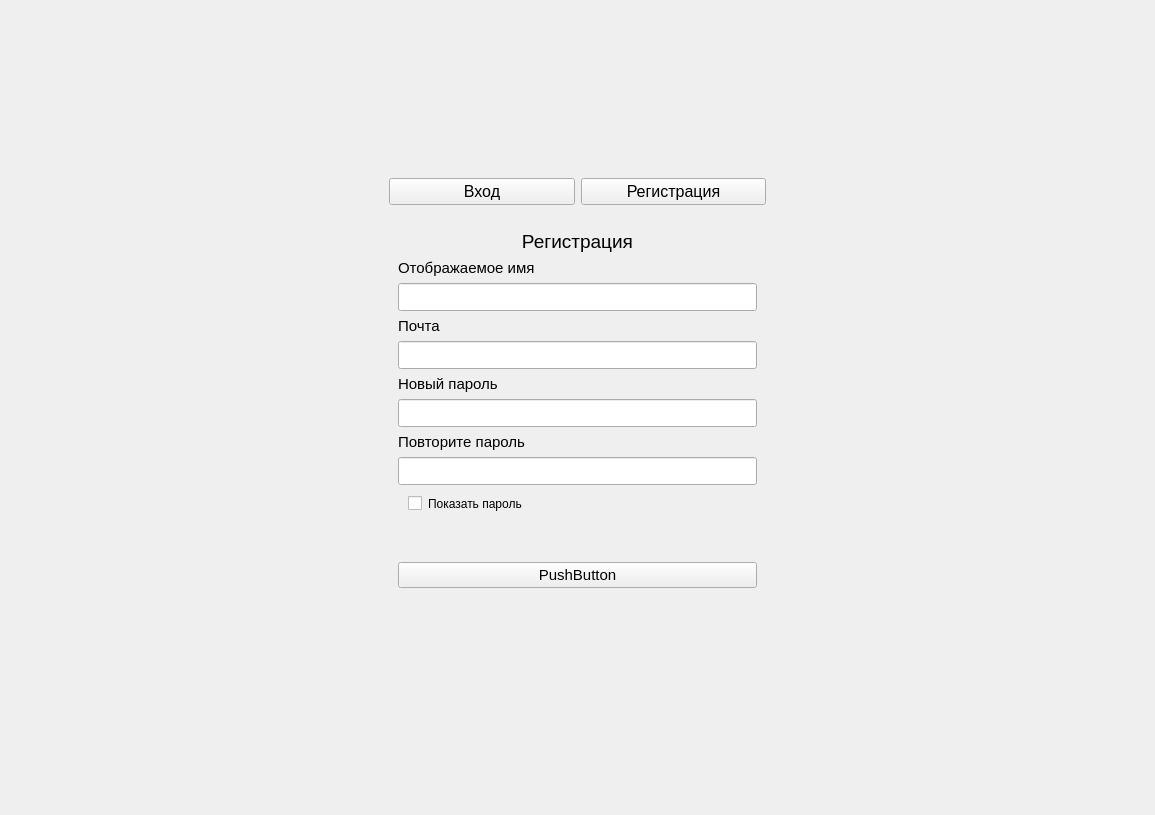
<?xml version="1.0" encoding="UTF-8"?>
<ui version="4.0">
 <class>page_load_dataset</class>
 <widget class="QWidget" name="page_load_dataset">
  <property name="geometry">
   <rect>
    <x>0</x>
    <y>0</y>
    <width>1155</width>
    <height>815</height>
   </rect>
  </property>
  <property name="windowTitle">
   <string>Главная страница</string>
  </property>
  <layout class="QVBoxLayout" name="page_main_layout">
   <item>
    <layout class="QHBoxLayout" name="horizontalLayout_2">
     <item>
      <spacer name="horizontalSpacer_2">
       <property name="orientation">
        <enum>Qt::Horizontal</enum>
       </property>
       <property name="sizeHint" stdset="0">
        <size>
         <width>40</width>
         <height>20</height>
        </size>
       </property>
      </spacer>
     </item>
     <item>
      <layout class="QVBoxLayout" name="verticalLayout_6">
       <item>
        <spacer name="verticalSpacer_4">
         <property name="orientation">
          <enum>Qt::Vertical</enum>
         </property>
         <property name="sizeHint" stdset="0">
          <size>
           <width>20</width>
           <height>40</height>
          </size>
         </property>
        </spacer>
       </item>
       <item>
        <layout class="QHBoxLayout" name="horizontalLayout">
         <item>
          <widget class="QPushButton" name="button_choose_login">
           <property name="font">
            <font>
             <pointsize>12</pointsize>
            </font>
           </property>
           <property name="text">
            <string>Вход</string>
           </property>
          </widget>
         </item>
         <item>
          <widget class="QPushButton" name="button_choose_register">
           <property name="font">
            <font>
             <pointsize>12</pointsize>
            </font>
           </property>
           <property name="text">
            <string>Регистрация</string>
           </property>
          </widget>
         </item>
        </layout>
       </item>
       <item>
        <spacer name="verticalSpacer_2">
         <property name="orientation">
          <enum>Qt::Vertical</enum>
         </property>
         <property name="sizeType">
          <enum>QSizePolicy::Fixed</enum>
         </property>
         <property name="sizeHint" stdset="0">
          <size>
           <width>20</width>
           <height>10</height>
          </size>
         </property>
        </spacer>
       </item>
       <item>
        <widget class="QStackedWidget" name="stackedWidget">
         <property name="currentIndex">
          <number>1</number>
         </property>
         <widget class="QWidget" name="login_page">
          <layout class="QVBoxLayout" name="verticalLayout">
           <item>
            <widget class="QLabel" name="label">
             <property name="font">
              <font>
               <pointsize>14</pointsize>
              </font>
             </property>
             <property name="text">
              <string>Авторизация</string>
             </property>
             <property name="alignment">
              <set>Qt::AlignCenter</set>
             </property>
            </widget>
           </item>
           <item>
            <widget class="QLabel" name="label_2">
             <property name="font">
              <font>
               <pointsize>11</pointsize>
              </font>
             </property>
             <property name="text">
              <string>Почта пользователя</string>
             </property>
            </widget>
           </item>
           <item>
            <widget class="QLineEdit" name="lineEdit">
             <property name="font">
              <font>
               <pointsize>11</pointsize>
              </font>
             </property>
             <property name="styleSheet">
              <string notr="true">QLineEdit {
	padding: 3px 5px;
}</string>
             </property>
            </widget>
           </item>
           <item>
            <widget class="QLabel" name="label_3">
             <property name="font">
              <font>
               <pointsize>11</pointsize>
              </font>
             </property>
             <property name="text">
              <string>Пароль</string>
             </property>
            </widget>
           </item>
           <item>
            <widget class="QLineEdit" name="lineEdit_2">
             <property name="font">
              <font>
               <pointsize>11</pointsize>
              </font>
             </property>
             <property name="styleSheet">
              <string notr="true">QLineEdit {
	padding: 3px 5px;
}</string>
             </property>
            </widget>
           </item>
           <item>
            <widget class="QCheckBox" name="check_login_password">
             <property name="styleSheet">
              <string notr="true">QCheckBox {
	margin: 5px 10px;
}</string>
             </property>
             <property name="text">
              <string>Показать пароль</string>
             </property>
            </widget>
           </item>
           <item>
            <spacer name="verticalSpacer_3">
             <property name="orientation">
              <enum>Qt::Vertical</enum>
             </property>
             <property name="sizeHint" stdset="0">
              <size>
               <width>20</width>
               <height>20</height>
              </size>
             </property>
            </spacer>
           </item>
           <item>
            <widget class="QPushButton" name="button_log_in">
             <property name="font">
              <font>
               <pointsize>11</pointsize>
              </font>
             </property>
             <property name="text">
              <string>Войти</string>
             </property>
            </widget>
           </item>
           <item>
            <spacer name="verticalSpacer">
             <property name="orientation">
              <enum>Qt::Vertical</enum>
             </property>
             <property name="sizeHint" stdset="0">
              <size>
               <width>20</width>
               <height>40</height>
              </size>
             </property>
            </spacer>
           </item>
          </layout>
         </widget>
         <widget class="QWidget" name="page_2">
          <layout class="QVBoxLayout" name="verticalLayout_2">
           <item>
            <widget class="QLabel" name="label_4">
             <property name="font">
              <font>
               <pointsize>14</pointsize>
              </font>
             </property>
             <property name="text">
              <string>Регистрация</string>
             </property>
             <property name="alignment">
              <set>Qt::AlignCenter</set>
             </property>
            </widget>
           </item>
           <item>
            <widget class="QLabel" name="label_5">
             <property name="font">
              <font>
               <pointsize>11</pointsize>
              </font>
             </property>
             <property name="text">
              <string>Отображаемое имя</string>
             </property>
            </widget>
           </item>
           <item>
            <widget class="QLineEdit" name="lineEdit_3">
             <property name="font">
              <font>
               <pointsize>11</pointsize>
              </font>
             </property>
             <property name="styleSheet">
              <string notr="true">QLineEdit {
	padding: 3px 5px;
}</string>
             </property>
            </widget>
           </item>
           <item>
            <widget class="QLabel" name="label_6">
             <property name="font">
              <font>
               <pointsize>11</pointsize>
              </font>
             </property>
             <property name="text">
              <string>Почта</string>
             </property>
            </widget>
           </item>
           <item>
            <widget class="QLineEdit" name="lineEdit_4">
             <property name="font">
              <font>
               <pointsize>11</pointsize>
              </font>
             </property>
             <property name="styleSheet">
              <string notr="true">QLineEdit {
	padding: 3px 5px;
}</string>
             </property>
            </widget>
           </item>
           <item>
            <widget class="QLabel" name="label_7">
             <property name="font">
              <font>
               <pointsize>11</pointsize>
              </font>
             </property>
             <property name="text">
              <string>Новый пароль</string>
             </property>
            </widget>
           </item>
           <item>
            <widget class="QLineEdit" name="lineEdit_5">
             <property name="font">
              <font>
               <pointsize>11</pointsize>
              </font>
             </property>
             <property name="styleSheet">
              <string notr="true">QLineEdit {
	padding: 3px 5px;
}</string>
             </property>
            </widget>
           </item>
           <item>
            <widget class="QLabel" name="label_8">
             <property name="font">
              <font>
               <pointsize>11</pointsize>
              </font>
             </property>
             <property name="text">
              <string>Повторите пароль</string>
             </property>
            </widget>
           </item>
           <item>
            <widget class="QLineEdit" name="lineEdit_6">
             <property name="font">
              <font>
               <pointsize>11</pointsize>
              </font>
             </property>
             <property name="styleSheet">
              <string notr="true">QLineEdit {
	padding: 3px 5px;
}</string>
             </property>
            </widget>
           </item>
           <item>
            <widget class="QCheckBox" name="check_register_password">
             <property name="styleSheet">
              <string notr="true">QCheckBox {
	margin: 5px 10px;
}</string>
             </property>
             <property name="text">
              <string>Показать пароль</string>
             </property>
            </widget>
           </item>
           <item>
            <spacer name="verticalSpacer_7">
             <property name="orientation">
              <enum>Qt::Vertical</enum>
             </property>
             <property name="sizeHint" stdset="0">
              <size>
               <width>20</width>
               <height>40</height>
              </size>
             </property>
            </spacer>
           </item>
           <item>
            <widget class="QPushButton" name="pushButton">
             <property name="font">
              <font>
               <pointsize>11</pointsize>
              </font>
             </property>
             <property name="text">
              <string>PushButton</string>
             </property>
            </widget>
           </item>
           <item>
            <spacer name="verticalSpacer_6">
             <property name="orientation">
              <enum>Qt::Vertical</enum>
             </property>
             <property name="sizeHint" stdset="0">
              <size>
               <width>20</width>
               <height>40</height>
              </size>
             </property>
            </spacer>
           </item>
          </layout>
         </widget>
        </widget>
       </item>
       <item>
        <spacer name="verticalSpacer_5">
         <property name="orientation">
          <enum>Qt::Vertical</enum>
         </property>
         <property name="sizeHint" stdset="0">
          <size>
           <width>20</width>
           <height>40</height>
          </size>
         </property>
        </spacer>
       </item>
      </layout>
     </item>
     <item>
      <spacer name="horizontalSpacer_3">
       <property name="orientation">
        <enum>Qt::Horizontal</enum>
       </property>
       <property name="sizeHint" stdset="0">
        <size>
         <width>40</width>
         <height>20</height>
        </size>
       </property>
      </spacer>
     </item>
    </layout>
   </item>
  </layout>
 </widget>
 <resources/>
 <connections/>
</ui>
